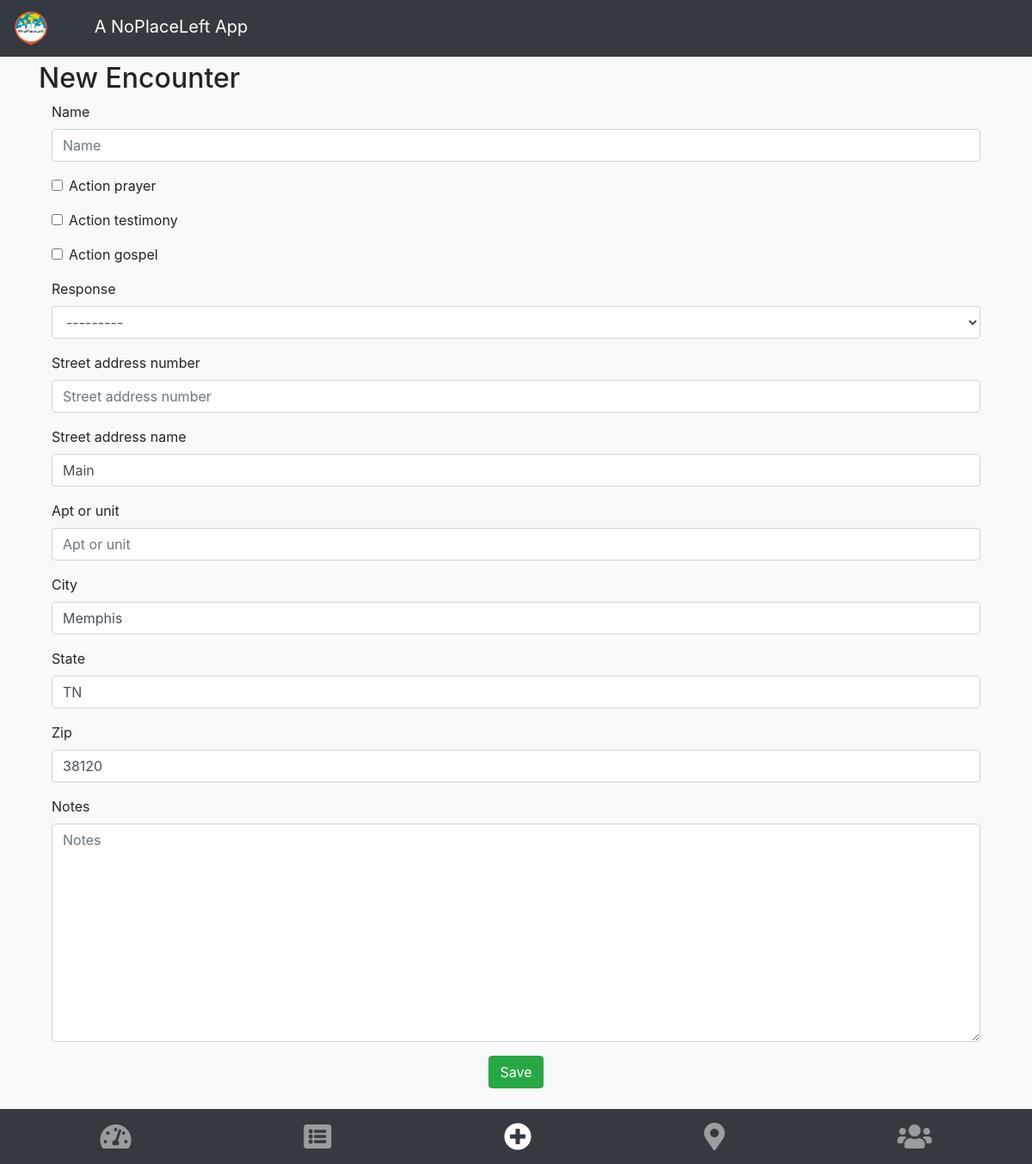
/npl/encounter/new/ (signed in), run on the app's committed database.
### npl/models.py (models this page shows)
class Encounter(models.Model):
    laborer = models.ForeignKey(Laborer, on_delete=models.CASCADE)
    name = models.CharField(max_length=40)
    action_prayer = models.BooleanField(default=False)
    action_testimony = models.BooleanField(default=False)
    action_gospel = models.BooleanField(default=False)
    phone_number = models.IntegerField(blank=True, null=True)
    response = models.CharField(max_length=2, choices=MINISTRY_RESPONSES)
    response_description = models.CharField(max_length=40, null=True)
    notes = models.TextField(blank=True)
    date_time = models.DateTimeField(blank=True)
    is_oikos = models.BooleanField(default=False)
    street_address_number = models.CharField(max_length=10, blank=True, null=True)
    street_address_name = models.CharField(max_length=50, blank=True, null=True)
    apt_or_unit = models.CharField(max_length=15, blank=True, null=True)
    city = models.CharField(max_length=50, blank=True, null=True)
    state = models.CharField(max_length=20, blank=True, null=True)
    zip = models.IntegerField(blank=True, null=True)
    lat = models.FloatField(blank=True, null=True)
    lng = models.FloatField(blank=True, null=True)
    full_address = models.CharField(max_length=300, blank=True, null=True)

### npl/views.py (the view)
# urls.py: path('encounter/new/', views.new_encounter, name="new_encounter"),
def new_encounter(request):
    if request.method == "POST":
        form = EncounterForm(request.POST)
        if form.is_valid():
            model_instance = form.save(commit=False)
            model_instance.date_time = timezone.now()
            model_instance.laborer_id = get_laborer_id(request)
            model_instance.lat, model_instance.lng = utilities.get_lat_lng_from_address(model_instance)
            model_instance.response_description = utilities.get_response_description(model_instance.response)
            model_instance.full_address = utilities.smart_get_address_string(model_instance)
            model_instance.save()
            return HttpResponseRedirect(reverse_lazy('npl:my_encounters'))
    else:
        recent = get_my_encounters(request).order_by('-date_time')[0]
        form = EncounterForm(initial={'street_address_name': recent.street_address_name,
                                      'city': recent.city,
                                      'state': recent.state,
                                      'zip': recent.zip})
        return render(request, 'npl/encounter_form.html', {'form': form})

### npl/forms.py
class EncounterForm(ModelForm):
    class Meta:
        model = Encounter
        fields = ['name', 'action_prayer', 'action_testimony', 'action_gospel', 'response',
                  'street_address_number', 'street_address_name', 'apt_or_unit', 'city', 'state', 'zip', 'notes']
    def __init__(self, *args, **kwargs):
        super(EncounterForm, self).__init__(*args, **kwargs)
        self.fields['action_prayer'].widget.attrs.update({'class': 'btn btn-secondary'})

### npl/views.py (called while the page is built)
def get_laborer_id(request):
    user_id = request.user.id
    return Laborer.objects.get(user__id=user_id).id

def get_my_encounters(request):
    my_laborer_id = get_laborer_id(request)
    return Encounter.objects.filter(laborer_id=my_laborer_id)

### npl/templates/npl/encounter_form.html (shortened to what this page needs)
{% extends "base.html" %}
{% load bootstrap4 %}
{% block content %}
<h2>New Encounter</h2>
<div class="container">
<form method="post" class="form">{% csrf_token %}
    {% bootstrap_form form %}
    <div class="text-center">
    <input type="submit" class="btn btn-success" value="Save" /></div>
</form>
</div>
{% endblock %}

### data on the page
Encounter: response "---------", street_address_name "Main", city "Memphis", state "TN", zip "38120"
